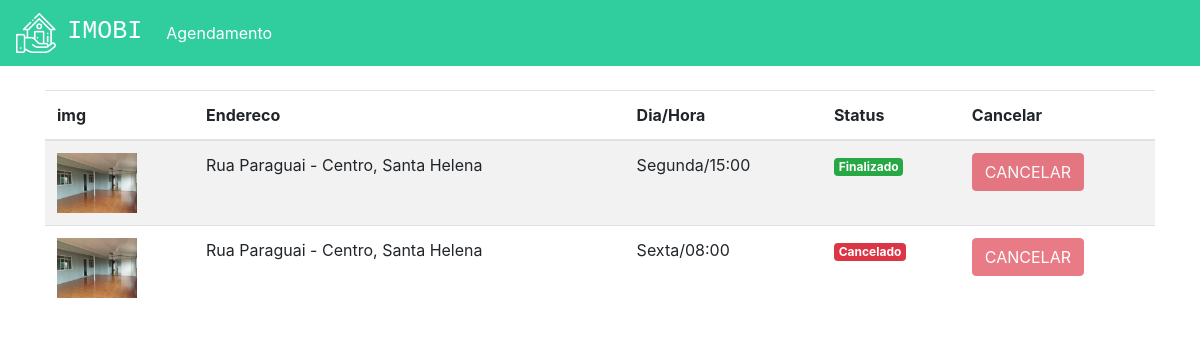
The app's page /agendamentos (signed in) with its own data.
### plataforma/models.py (models this page shows, shortened)
class Visita(models.Model):
    choices = (('S', 'Segunda'),
                ('T', 'Terça'),
                ('Q', 'Quarta'),
                ('QI', 'Quinta'),
                ('SE', 'Sexta'),
                ('SA', 'Sabado'),
                ('D', 'Domingo'))
    choices_status = (('A', 'Agendado'),
                      ('F', 'Finalizado'),
                      ('C', 'Cancelado'))
    imovel = models.ForeignKey(Imovei, on_delete=models.DO_NOTHING)
    usuario = models.ForeignKey(User, on_delete=models.DO_NOTHING)
    dia = models.CharField(max_length=20)
    horario = models.TimeField()
    status = models.CharField(max_length=1, choices=choices_status, default="A")

class Imovei(models.Model):
    choices = (('V', 'Venda'),
               ('A', 'Aluguel'))
    choices_imovel = (('A', 'Apartamento'),
                      ('C', 'Casa'))
    imagens = models.ManyToManyField(Imagem)
    valor = models.FloatField()
    quartos = models.IntegerField()
    tamanho = models.FloatField()
    cidade = models.ForeignKey(Cidade, on_delete=models.DO_NOTHING)
    rua = models.CharField(max_length=50)
    tipo = models.CharField(max_length=1, choices=choices)
    tipo_imovel = models.CharField(max_length=1, choices=choices_imovel)
    numero = models.IntegerField()
    descricao = models.TextField()
    dias_visita = models.ManyToManyField(DiasVisita)
    horarios = models.ManyToManyField(Horario)

class Imagem(models.Model):
    img = models.ImageField(upload_to='img')
    def __str__(self) -> str:
        return self.img.url

class Cidade(models.Model):
    nome = models.CharField(max_length=30)
    def __str__(self) -> str:
        return self.nome

### plataforma/views.py (the view)
# urls.py: path('agendamentos', views.agendamentos, name="agendamentos"),
def agendamentos(request):
    visitas = Visita.objects.filter(usuario=request.user)
    return render(request, "agendamentos.html", {'visitas': visitas})

### plataforma/templates/agendamentos.html (shortened to what this page needs)
{% extends 'base.html' %}
{% load static %}
{% block 'head' %}
<link rel="stylesheet" href="{% static 'plataforma/css/home.css' %}">
{% endblock  %}
{% block 'body' %}
    <div class="container">
        <br>
        <table class="table table-striped">
        <thead>
            <tr>
                <th scope="col">img</th>
                <th scope="col">Endereco</th>
                <th scope="col">Dia/Hora</th>
                <th scope="col">Status</th>
                <th scope="col">Cancelar</th>
            </tr>
        </thead>
        <tbody>
            {% for visita in visitas %}
                <tr>
                    <th><img width="80" src="{{visita.imovel.imagens.all.0}}"></th>
                    <td>{{visita.imovel.rua}}, {{visita.imovel.cidade}}</td>
                    <td>{{visita.dia}}/{{visita.horario}}</td>
                    <td>
                        {% if visita.status == "F" %}
                            <span class="badge badge-success">Finalizado</span>
                        {% endif %}
                        {% if visita.status == "C" %}
                            <span class="badge badge-danger">Cancelado</span>
                        {% endif %}
                    </td>
                    <td>
                        {% if visita.status == "A" %}
                            <a href="{% url 'cancelar_agendamento' visita.id %}" class="btn btn-danger">CANCELAR</a>
                        {% else %}
                            <a href="" class="btn btn-danger disabled">CANCELAR</a>
                        {% endif %}
                    </td>
                </tr>
            {% endfor %}
        </tbody>
    </table>
    </div>
{% endblock  %}

### records on screen
Visita: imovel.imagens.all.0 (picture), imovel.rua "Rua Paraguai - Centro", imovel.cidade "Santa Helena", dia "Segunda", horario "15:00", status "Finalizado"
Visita: imovel.imagens.all.0 (picture), imovel.rua "Rua Paraguai - Centro", imovel.cidade "Santa Helena", dia "Sexta", horario "08:00", status "Cancelado"
